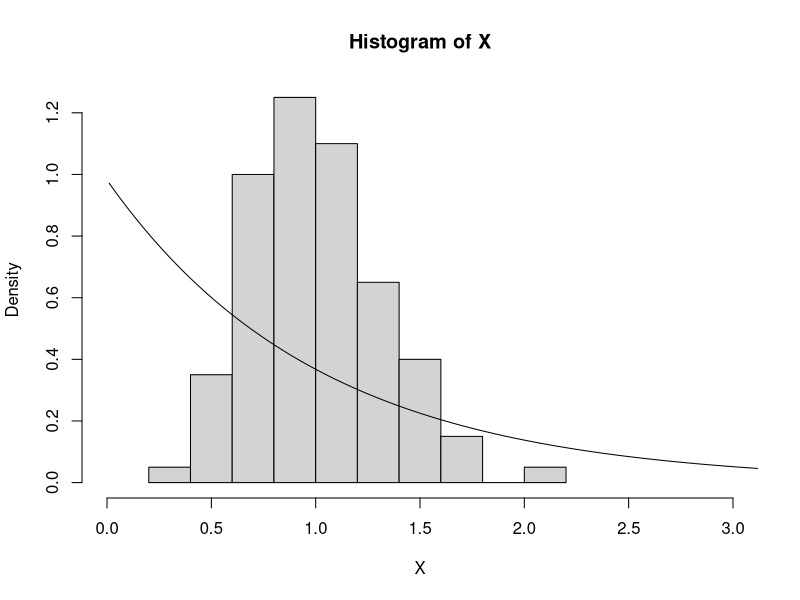
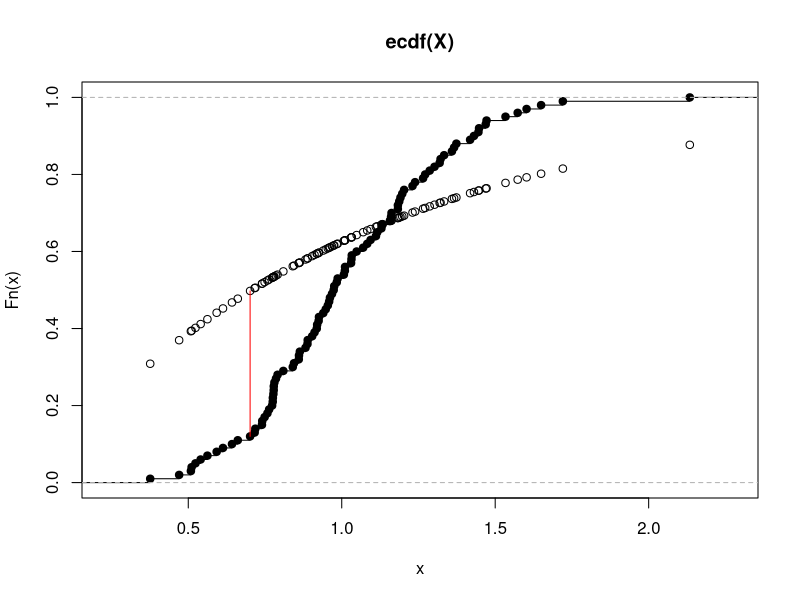
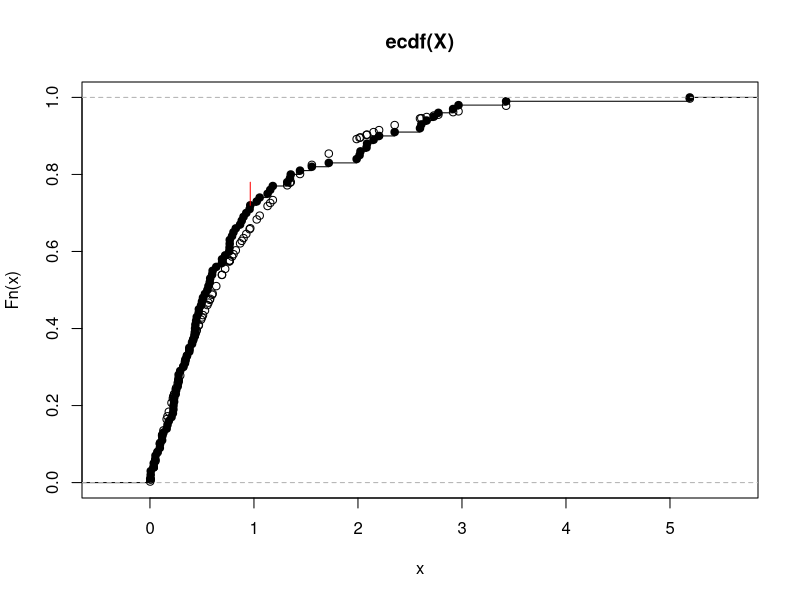
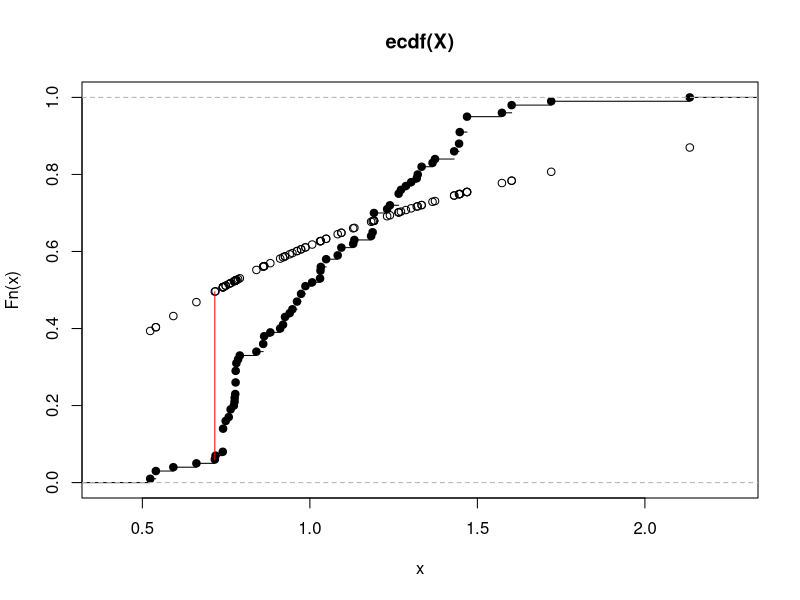

Recreate these plots in R, in order.
## ---- chunk 1
knitr::opts_chunk$set(echo = TRUE)
## ---- chunk 2
N <- 100
mu <- 0
sigma <- 0.3
X <- rlnorm(N,mu,sigma)
hist(X, freq=F,xlim=c(0,3))
x <- 1:501/100
lambda_hat <- 1/mean(X) # MLE in exponential distribution
points(x,dexp(x,lambda_hat),type="l")
## ---- chunk 3
stat_plot <- function(X){
  lambda_hat <- 1/mean(X)
  F_N <- ecdf(X)
  plot(F_N)
  F_N <- F_N(sort(X))
  F_theta <- pexp(sort(X),lambda_hat)
  points(sort(X),F_theta)
  diff <- abs(F_N-F_theta)
  T_stat <- max(diff)
  ind <- which.max(diff)
  points(c(sort(X)[ind],sort(X)[ind]),c(T_stat+F_N[ind],F_N[ind]),
         type="l", col="red")
}
stat_plot(X)
## ---- chunk 4
X_star <- rexp(N,lambda_hat)
stat_plot(X_star)
## ---- chunk 5
X_star <- X[sample(1:N,replace = T)]
stat_plot(X_star)
## ---- chunk 6
F_N <- ecdf(X)
F_N <- F_N(sort(X))
F_theta <- pexp(sort(X),lambda_hat)
diff <- abs(F_N-F_theta)
T_stat <- max(diff)
B <- 1000
T_star <- rep(0,B)
for(b in 1:B){
  # print(b)
  X_star <- X[sample(1:N,replace = T)]
  lambda_hat <- 1/mean(X_star)
  F_N <- ecdf(X_star)
  F_N <- F_N(sort(X))
  F_theta <- pexp(sort(X),lambda_hat)
  diff <- abs(F_N-F_theta)
  T_star[b] <- max(diff)
}
mean(T_stat > T_star)
